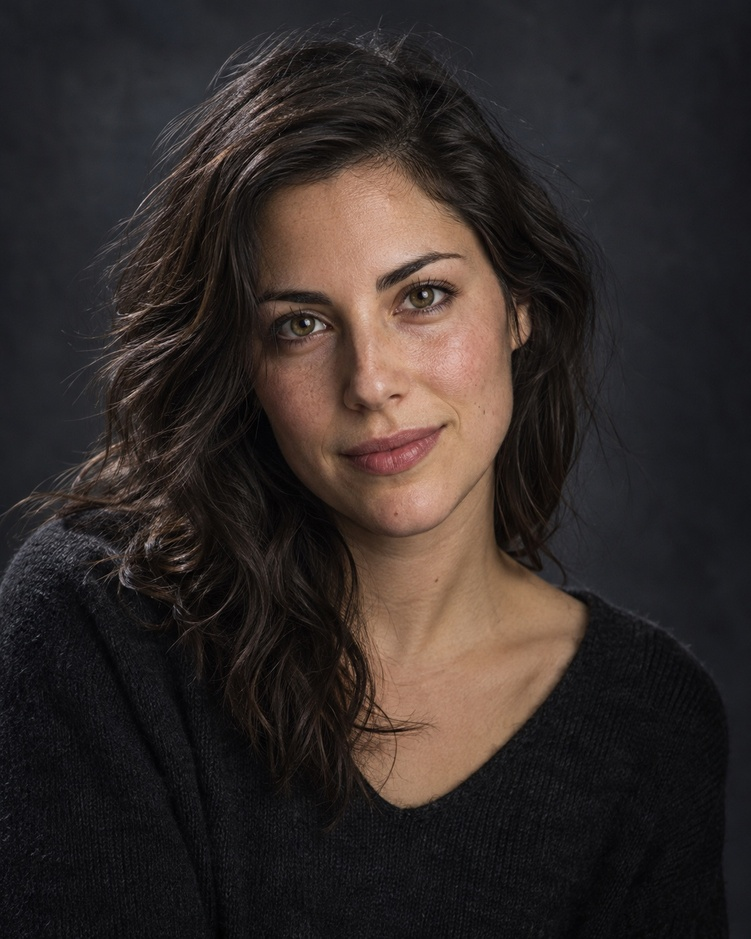
#> input picture ipad/CaptureApp/CaptureApp/Resources/creatorhub-editor-portrait.jpg, 751 x 939 px, shrunk from 1122 x 1402 before the run
$ python frame_mockup.py ../../CaptureApp/CaptureApp/Resources/creatorhub-editor-portrait.jpg out.png
#> lines starting #> are read from the running program, lines starting #| are printed output that depends on the picture
#!/usr/bin/env python3
"""
frame_mockup.py — ramme et rått simulator-skjermbilde inn i en ren, moderne
enhets-bezel (avrundede hjørner + tynn ramme, transparent bakgrunn).

Brukes av capture-mockups.sh, men kan kjøres frittstående:
    python3 frame_mockup.py <inn.png> <ut.png> [--radius 0.09] [--bezel 14] [--color 8,8,10]

Ingen ekstern enhets-kunst nødvendig — genererer bezelen selv, så samme
script funker for iPhone, iPad og watch (juster --radius/--bezel).
Krever kun Pillow (PIL).
"""
import argparse
from PIL import Image, ImageDraw


def rounded_mask(size, radius):
    mask = Image.new("L", size, 0)
    d = ImageDraw.Draw(mask)
    d.rounded_rectangle([0, 0, size[0], size[1]], radius=radius, fill=255)
    return mask


def main():
    ap = argparse.ArgumentParser()
    ap.add_argument("src")
    ap.add_argument("dst")
    ap.add_argument("--radius", type=float, default=0.09,
                    help="Hjørne-radius som andel av korteste side (default 0.09)")
    ap.add_argument("--bezel", type=int, default=14, help="Ramme-tykkelse i px (default 14)")
    ap.add_argument("--color", default="8,8,10", help="Bezel-farge R,G,B (default 8,8,10)")
    args = ap.parse_args()

    shot = Image.open(args.src).convert("RGBA")
    w, h = shot.size
#> w = 751; h = 939
    radius = int(min(w, h) * args.radius)
#> radius = 67

    # 1. Rund av skjermbildets hjørner.
    shot.putalpha(rounded_mask((w, h), radius))
#> in rounded_mask, `mask = Image.new("L", size, 0)`: mask: PIL image 751x939 L; every value is 0

    # 2. Legg skjermbildet på en litt større, avrundet bezel-plate.
    b = args.bezel
    bw, bh = w + 2 * b, h + 2 * b
#> bw = 779; bh = 967
    color = tuple(int(c) for c in args.color.split(",")) + (255,)
    bezel = Image.new("RGBA", (bw, bh), (0, 0, 0, 0))
#> bezel: PIL image 779x967 RGBA; every value is 0
    plate = Image.new("RGBA", (bw, bh), color)
    plate.putalpha(rounded_mask((bw, bh), radius + b))
#> in rounded_mask (call 2), `mask = Image.new("L", size, 0)`: mask: PIL image 779x967 L; every value is 0
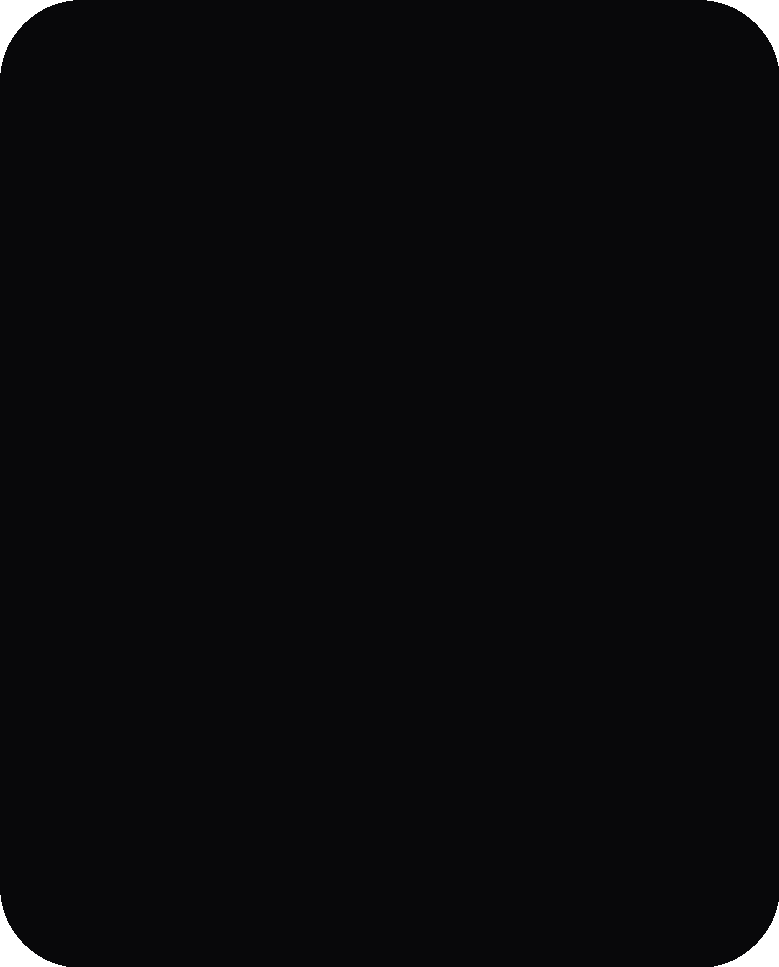
#> plate: PIL image 779x967 RGBA; mean R, G, B, A 8, 8, 10, 253.2; transparent parts drawn white
    bezel = Image.alpha_composite(bezel, plate)
    bezel.alpha_composite(shot, (b, b))
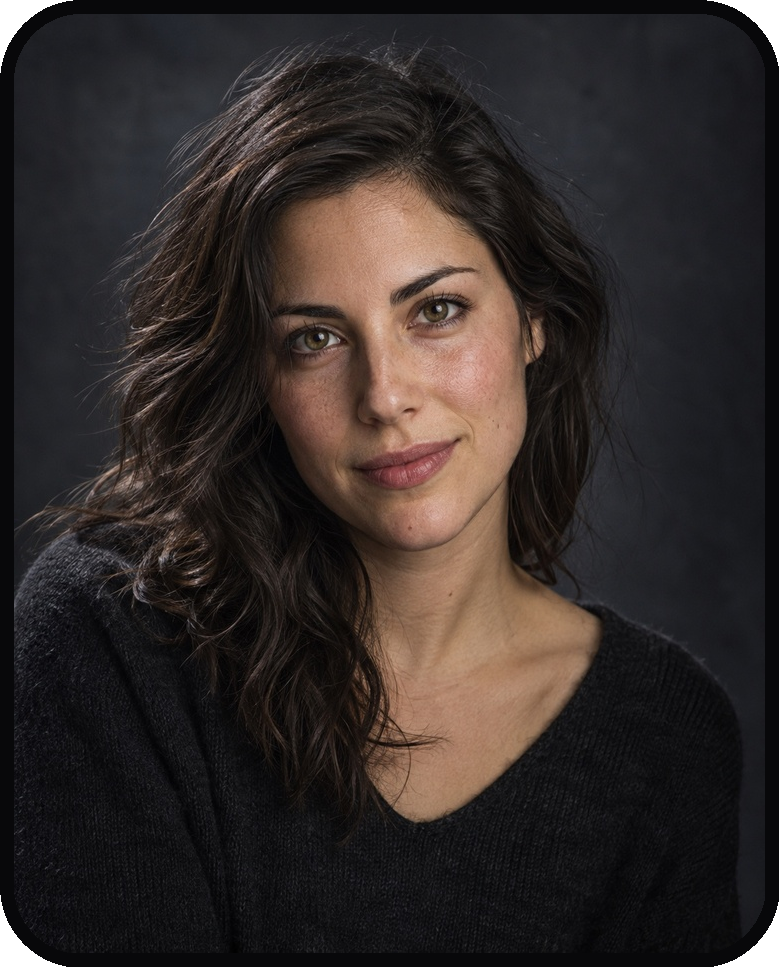
#> bezel: PIL image 779x967 RGBA; mean R, G, B, A 48.1, 40.7, 38.7, 253.2; transparent parts drawn white

    bezel.save(args.dst)
    print(f"framed → {args.dst} ({bw}x{bh}, radius {radius}px, bezel {b}px)")
#| framed → out.png (779x967, radius 67px, bezel 14px)


if __name__ == "__main__":
    main()
